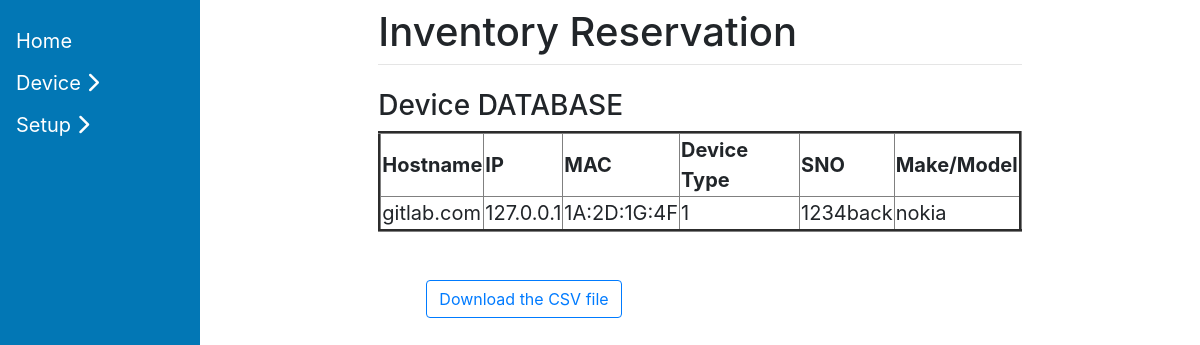
Page /view_device/ on the earlier database version.
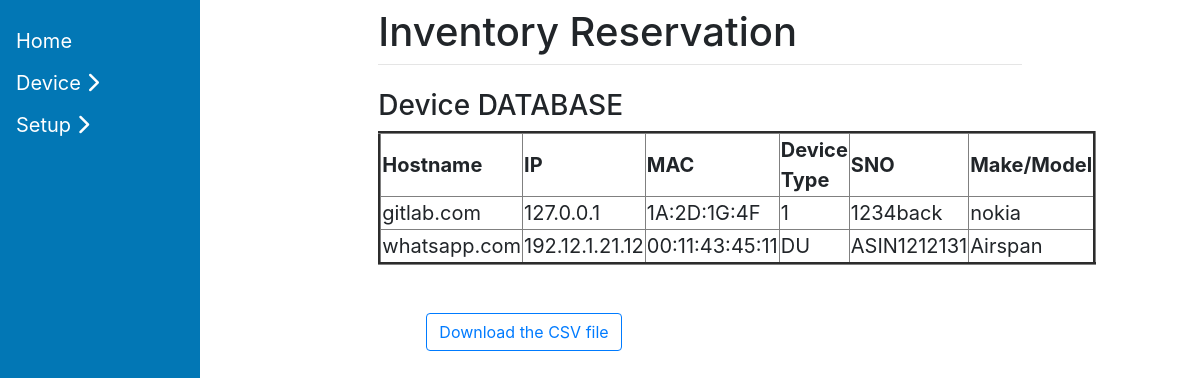
Same page on the later database version.
### ReservationTool/models.py (models this page shows, shortened)
class Device(models.Model):
    hostname = models.CharField(max_length=125)
    serial_number  = models.CharField(max_length=125)
    ip = models.CharField(max_length=125)
    mac = models.CharField(max_length=125)
    device_type = models.CharField(max_length=125)
    make = models.CharField(max_length=125)
    class Meta:
      db_table = "devices"

### ReservationTool/views.py (the view)
# urls.py: path("view_device/", views.view_device, name='view_device'),
def view_device(request):
    context = {}
    entries = Device.objects.all()
    context['entries'] = entries
    return render(request, 'view_device.html', context)

### templates/view_device.html (shortened to what this page needs)
{% extends 'base.html' %}
{% block content %}
<div class = "container" >
<div class = "row">
<table border="3px solid"  >
<h3> Device DATABASE <h3>
<tr >
<td><b>Hostname</td>
<td><b>IP</td>
<td><b>MAC</td>
<td><b>Device Type</td>
<td><b>SNO</td>
<td><b>Make/Model</td>
</tr>
           {% for entry in entries %}
      <tr>
     <td> {{ entry.hostname }} </td>
    <td>  {{ entry.ip }}  </td>
     <td> {{ entry.mac }} </td>
     <td> {{ entry.device_type }} </td>
     <td> {{ entry.serial_number }} </td>
    <td> {{ entry.make }} </td>
     </tr>
      {% endfor %}
    </table>
<div class="container">
    <div class="row p-5">
            <a href="/export/" class="btn btn-outline-primary" role="button">Download the CSV file</a>
    </div>
</div>
{% endblock %}

Differences in the rows shown:
added Device: hostname "whatsapp.com", ip "192.12.1.21.12", mac "00:11:43:45:11", device_type "DU", serial_number "ASIN1212131", make "Airspan"
